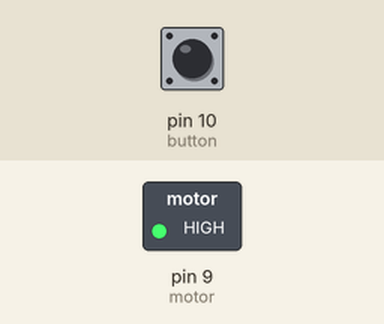
Recording of a sketch running on a simulated Arduino Uno, built with avr-gcc and run on an emulated ATmega328P. Shown: switched loads named in the sketch (green lamp = pin HIGH). The inputs (shaded band) are chosen by the test bench; at power-on: pin 10 (button) LOW.

Above: at 1.2 s.
1.3 s: pin 10 (button) pulled HIGH for 0.15 s
At 1.37 s:
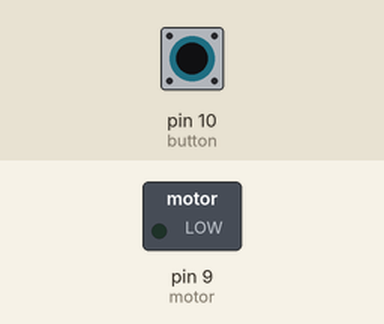
2.9 s: pin 10 (button) pulled HIGH for 3.2 s
At 7.0 s:
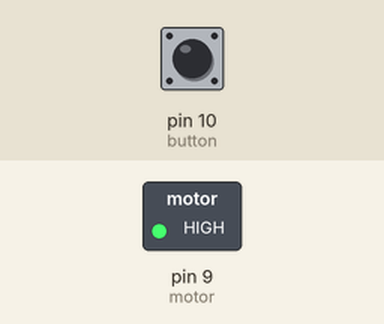
Timing chart, 0 to 8.5 s (numbered marks = the images above; inputs shaded):
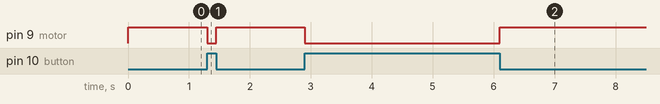

The sketch:

MotorDC2-Arduino.ino
```cpp
int button=10;
int motor=9;
int val;
void setup() {
  // put your setup code here, to run once:
  pinMode(button,INPUT);
  pinMode(motor,OUTPUT);

}

void loop() {
  // put your main code here, to run repeatedly:
  val=digitalRead(button);
  if(val==HIGH){
    digitalWrite(motor,LOW);

    }
    else{
      digitalWrite(motor,HIGH);
      }


}
```

Measured:
- after the input at 1.3 s, pin 9 (motor): HIGH → LOW at once, → HIGH 0.15 s later
- after the input at 2.9 s, pin 9 (motor): HIGH → LOW at once, → HIGH 3.2 s later
